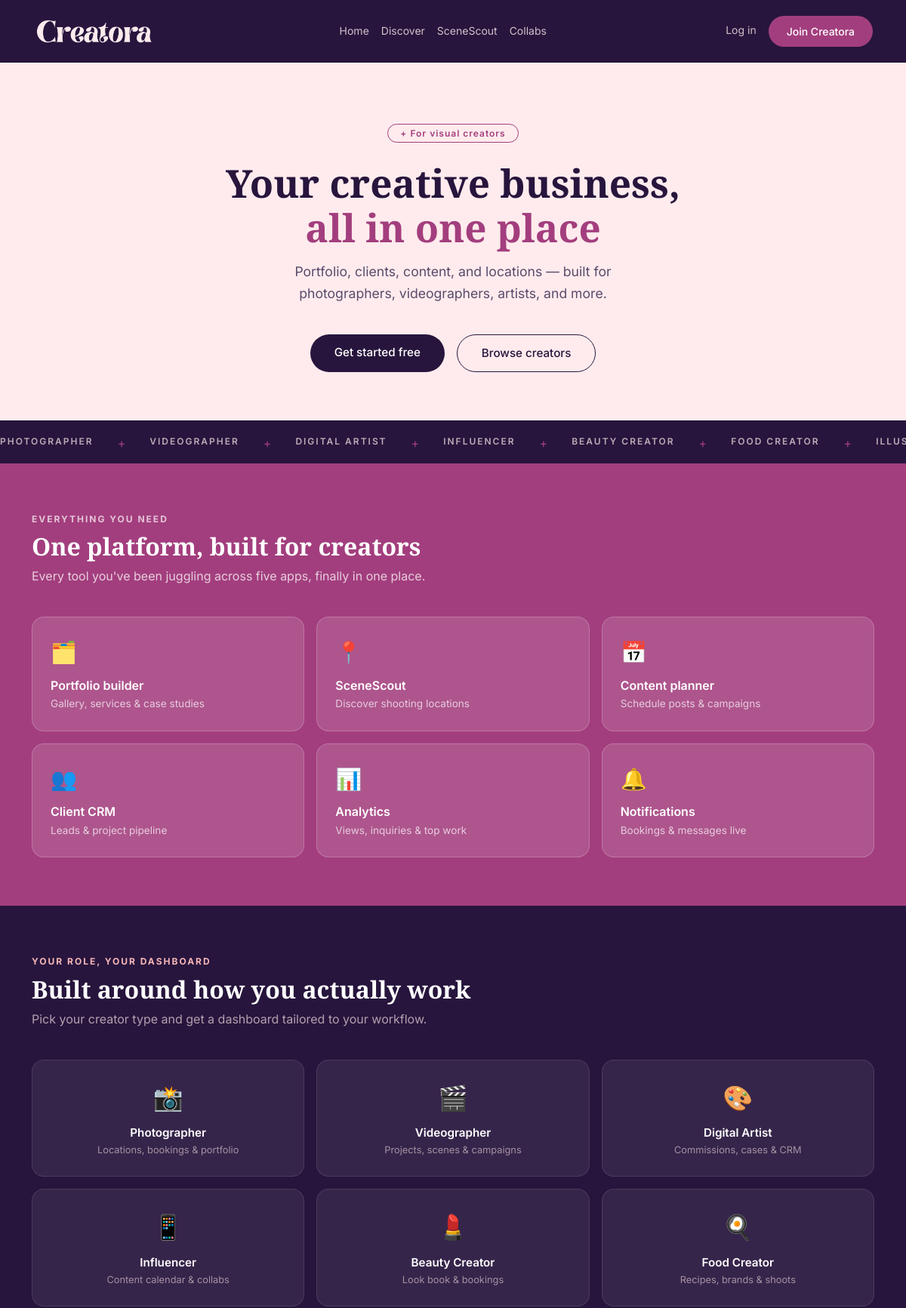
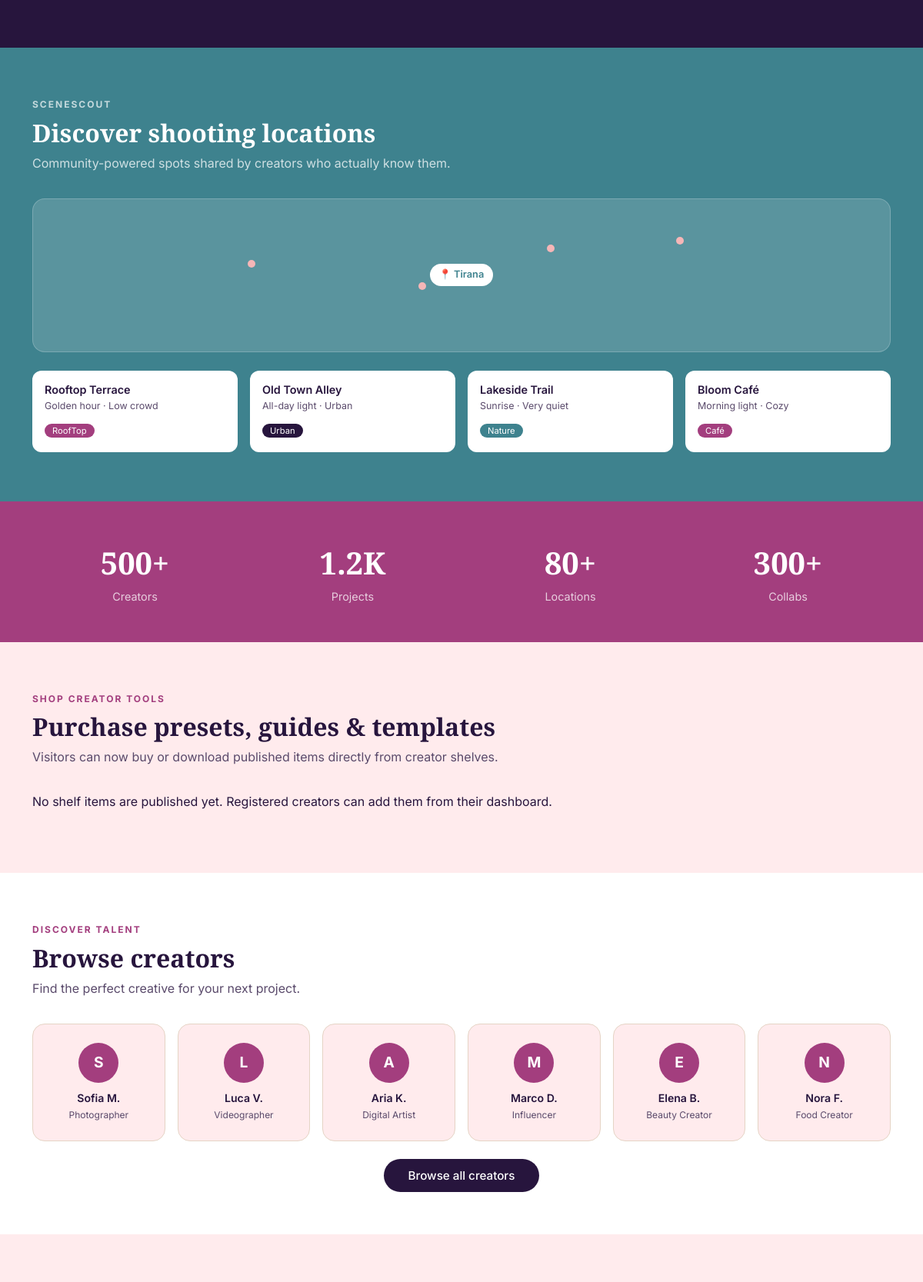
The page / (upper part) on the database its author committed (2 pictures, top to bottom).
### models.py (models this page shows, shortened)
class User(UserMixin, db.Model):
    __tablename__ = 'users'
    id           = db.Column(db.Integer, primary_key=True)
    username     = db.Column(db.String(50),  unique=True, nullable=False)
    email        = db.Column(db.String(120), unique=True, nullable=False)
    password     = db.Column(db.String(256), nullable=False)
    role         = db.Column(db.String(30),  nullable=False)  # one of CREATOR_ROLES
    display_name  = db.Column(db.String(100))
    bio           = db.Column(db.Text)
    location      = db.Column(db.String(100))
    avatar        = db.Column(db.String(255))   # filename in uploads/
    website       = db.Column(db.String(255))
    instagram     = db.Column(db.String(100))
    is_public     = db.Column(db.Boolean, default=True)
    security_question = db.Column(db.String(255))  # ← add
    security_answer = db.Column(db.String(255))  # ← add (stored hashed)
    created_at    = db.Column(db.DateTime, default=datetime.utcnow)
    portfolio_items = db.relationship('PortfolioItem',  backref='creator', lazy=True)
    inquiries_recv  = db.relationship('Inquiry',        backref='creator', lazy=True,
                                      foreign_keys='Inquiry.creator_id')
    content_posts   = db.relationship('ContentPost',    backref='creator', lazy=True)
    locations       = db.relationship('Location',       backref='creator', lazy=True)
    collaborations  = db.relationship('Collaboration',  backref='creator', lazy=True)
    shelf_items = db.relationship('ShelfItem', backref='creator', lazy=True)
    is_public = db.Column(db.Boolean, default=True)
    profile_views = db.Column(db.Integer, default=0)  # ← add this

### routes/public.py (the view)
@public_bp.route('/')
def index():
    featured = User.query.filter_by(is_public=True).limit(6).all()
    return render_template('public/index.html', featured=featured)

### templates/public/index.html (shortened to what this page needs)
{% extends 'base.html' %}
{% block content %}
<section style="background: var(--color-lavender-blush); padding: 5rem 1rem 4rem; text-align: center;">
  <div class="container">
    <span style="border: 1.5px solid var(--color-berry-blush); color: var(--color-berry-blush); font-size: 0.75rem; font-weight: 600; padding: 4px 16px; border-radius: 999px; letter-spacing: 1px;">+ For visual creators</span>
    <h1 class="hero-title" style="font-size: 3.2rem; color: var(--color-dark-amethyst); margin: 1.5rem 0 1rem; line-height: 1.15;">Your creative business,<br><span style="color: var(--color-berry-blush);">all in one place</span></h1>
    <p style="font-size: 1.1rem; color: var(--text-secondary); max-width: 500px; margin: 0 auto 2.5rem;">Portfolio, clients, content, and locations — built for photographers, videographers, artists, and more.</p>
    <div style="display: flex; gap: 1rem; justify-content: center; flex-wrap: wrap;">
      <a href="{{ url_for('auth.register') }}" style="background: var(--color-dark-amethyst); color: white; padding: 0.75rem 2rem; border-radius: 999px; font-weight: 500; font-size: 0.95rem; text-decoration: none;">Get started free</a>
      <a href="{{ url_for('public.directory') }}" style="background: transparent; color: var(--color-dark-amethyst); border: 1.5px solid var(--color-dark-amethyst); padding: 0.75rem 2rem; border-radius: 999px; font-weight: 500; font-size: 0.95rem; text-decoration: none;">Browse creators</a>
    </div>
  </div>
</section>
<div style="background: var(--color-dark-amethyst); padding: 0.85rem 0; overflow: hidden; white-space: nowrap;">
  <div style="display: inline-flex; gap: 2rem; animation: marquee 22s linear infinite;">
    {% for role in ['PHOTOGRAPHER','VIDEOGRAPHER','DIGITAL ARTIST','INFLUENCER','BEAUTY CREATOR','FOOD CREATOR','ILLUSTRATOR','ARCHITECT','PHOTOGRAPHER','VIDEOGRAPHER','DIGITAL ARTIST','INFLUENCER','BEAUTY CREATOR','FOOD CREATOR'] %}
      <span style="color: rgba(255,235,237,0.7); font-size: 0.75rem; font-weight: 600; letter-spacing: 2px;">{{ role }}</span>
      <span style="color: var(--color-berry-blush);">+</span>
    {% endfor %}
  </div>
</div>
<section style="background: var(--color-berry-blush); padding: 4rem 1rem;">
  <div class="container">
    <p style="color: rgba(255,255,255,0.7); font-size: 0.75rem; font-weight: 700; letter-spacing: 2px; text-transform: uppercase; margin-bottom: 0.5rem;">EVERYTHING YOU NEED</p>
    <h2 class="section-h2" style="color: white; font-size: 2rem; margin-bottom: 0.5rem;">One platform, built for creators</h2>
    <p style="color: rgba(255,255,255,0.75); margin-bottom: 2.5rem;">Every tool you've been juggling across five apps, finally in one place.</p>
    <div class="grid-3">
      {% for icon, title, desc in [
        ('🗂️','Portfolio builder','Gallery, services & case studies'),
        ('📍','SceneScout','Discover shooting locations'),
        ('📅','Content planner','Schedule posts & campaigns'),
        ('👥','Client CRM','Leads & project pipeline'),
        ('📊','Analytics','Views, inquiries & top work'),
        ('🔔','Notifications','Bookings & messages live'),
      ] %}
      <div style="background: rgba(255,255,255,0.12); border-radius: 16px; padding: 1.5rem; border: 1px solid rgba(255,255,255,0.2);">
        <div style="font-size: 1.75rem; margin-bottom: 0.75rem;">{{ icon }}</div>
        <h4 style="color: white; font-size: 1rem; margin-bottom: 0.25rem; font-family: var(--font-body); font-weight: 600;">{{ title }}</h4>
        <p style="color: rgba(255,255,255,0.7); font-size: 0.85rem; margin: 0;">{{ desc }}</p>
      </div>
      {% endfor %}
    </div>
  </div>
</section>
<section style="background: var(--color-dark-amethyst); padding: 4rem 1rem;">
  <div class="container">
    <p style="color: var(--color-powder-blush); font-size: 0.75rem; font-weight: 700; letter-spacing: 2px; text-transform: uppercase; margin-bottom: 0.5rem;">YOUR ROLE, YOUR DASHBOARD</p>
    <h2 class="section-h2" style="color: white; font-size: 2rem; margin-bottom: 0.5rem;">Built around how you actually work</h2>
    <p style="color: rgba(255,235,237,0.65); margin-bottom: 2.5rem;">Pick your creator type and get a dashboard tailored to your workflow.</p>
    <div class="grid-3">
      {% for icon, role, desc in [
        ('📸','Photographer','Locations, bookings & portfolio'),
        ('🎬','Videographer','Projects, scenes & campaigns'),
        ('🎨','Digital Artist','Commissions, cases & CRM'),
        ('📱','Influencer','Content calendar & collabs'),
        ('💄','Beauty Creator','Look book & bookings'),
        ('🍳','Food Creator','Recipes, brands & shoots'),
      ] %}
      <div style="background: rgba(255,255,255,0.07); border-radius: 16px; padding: 1.5rem; border: 1px solid rgba(255,255,255,0.1); text-align: center;">
        <div style="font-size: 2rem; margin-bottom: 0.75rem;">{{ icon }}</div>
        <h4 style="color: white; font-size: 0.95rem; margin-bottom: 0.25rem; font-family: var(--font-body); font-weight: 600;">{{ role }}</h4>
        <p style="color: rgba(255,235,237,0.55); font-size: 0.8rem; margin: 0;">{{ desc }}</p>
      </div>
      {% endfor %}
    </div>
  </div>
</section>
<section style="background: var(--color-pacific-cyan); padding: 4rem 1rem;">
  <div class="container">
    <p style="color: rgba(255,255,255,0.7); font-size: 0.75rem; font-weight: 700; letter-spacing: 2px; text-transform: uppercase; margin-bottom: 0.5rem;">SCENESCOUT</p>
    <h2 class="section-h2" style="color: white; font-size: 2rem; margin-bottom: 0.5rem;">Discover shooting locations</h2>
    <p style="color: rgba(255,255,255,0.75); margin-bottom: 2rem;">Community-powered spots shared by creators who actually know them.</p>
    <div style="background: rgba(255,255,255,0.15); border-radius: 16px; height: 200px; display: flex; align-items: center; justify-content: center; margin-bottom: 1.5rem; border: 1px solid rgba(255,255,255,0.2); position: relative; overflow: hidden;">
      <div style="position: absolute; top: 40%; left: 25%; width: 10px; height: 10px; background: var(--color-powder-blush); border-radius: 50%;"></div>
      <div style="position: absolute; top: 30%; left: 60%; width: 10px; height: 10px; background: var(--color-powder-blush); border-radius: 50%;"></div>
      <div style="position: absolute; top: 55%; left: 45%; width: 10px; height: 10px; background: var(--color-powder-blush); border-radius: 50%;"></div>
      <div style="position: absolute; top: 25%; left: 75%; width: 10px; height: 10px; background: var(--color-powder-blush); border-radius: 50%;"></div>
      <span style="background: white; color: var(--color-pacific-cyan); font-size: 0.8rem; font-weight: 600; padding: 4px 12px; border-radius: 999px;">📍 Tirana</span>
    </div>
    <div style="display: grid; grid-template-columns: repeat(auto-fit, minmax(180px, 1fr)); gap: 1rem;">
      {% for name, detail, tag, tag_color in [
        ('Rooftop Terrace','Golden hour · Low crowd','RoofTop','#A33E7E'),
        ('Old Town Alley','All-day light · Urban','Urban','#27153D'),
        ('Lakeside Trail','Sunrise · Very quiet','Nature','#3E828E'),
        ('Bloom Café','Morning light · Cozy','Café','#A33E7E'),
      ] %}
      <div style="background: white; border-radius: 12px; padding: 1rem;">
        <h5 style="font-size: 0.9rem; color: var(--color-dark-amethyst); margin-bottom: 0.2rem; font-family: var(--font-body); font-weight: 600;">{{ name }}</h5>
        <p style="font-size: 0.78rem; color: var(--text-secondary); margin-bottom: 0.5rem;">{{ detail }}</p>
        <span style="background: {{ tag_color }}; color: white; font-size: 0.7rem; padding: 2px 10px; border-radius: 999px;">{{ tag }}</span>
      </div>
      {% endfor %}
    </div>
  </div>
</section>
<section style="background: var(--color-berry-blush); padding: 3rem 1rem; text-align: center;">
  <div class="container">
    <div class="grid-4">
      {% for num, label in [('500+','Creators'),('1.2K','Projects'),('80+','Locations'),('300+','Collabs')] %}
      <div>
        <p style="font-size: 2.5rem; font-weight: 700; color: white; margin: 0; font-family: var(--font-heading);">{{ num }}</p>
        <p style="color: rgba(255,255,255,0.75); font-size: 0.9rem; margin: 0;">{{ label }}</p>
      </div>
      {% endfor %}
    </div>
  </div>
</section>
<section style="padding: 4rem 1rem; background: var(--color-lavender-blush);">
  <div class="container">
    <p style="color: var(--color-berry-blush); font-size: 0.75rem; font-weight: 700; letter-spacing: 2px; text-transform: uppercase; margin-bottom: 0.5rem;">SHOP CREATOR TOOLS</p>
    <h2 class="section-h2" style="font-size: 2rem; color: var(--color-dark-amethyst); margin-bottom: 0.5rem;">Purchase presets, guides & templates</h2>
    <p style="color: var(--text-secondary); margin-bottom: 2rem;">Visitors can now buy or download published items directly from creator shelves.</p>
    {% if shelf_items %}
    <div class="shelf-grid">
      {% for item in shelf_items %}
      <article class="shelf-card">
        <div class="shelf-card__cover">
          {% if item.cover_image %}
            <img src="{{ url_for('static', filename='images/uploads/' ~ item.cover_image) }}" alt="{{ item.title }}">
          {% else %}
            <div class="shelf-card__cover-placeholder"><span>{{ item.file_type | upper }}</span></div>
          {% endif %}
          <span class="shelf-card__badge shelf-card__badge--{{ 'free' if item.is_free else 'paid' }}">
            {{ 'Free' if item.is_free else item.currency ~ ' ' ~ '%.2f' | format(item.price) }}
          </span>
        </div>
        <div class="shelf-card__body">
          <span class="shelf-card__category">{{ item.category | replace('_',' ') | title }}</span>
          <h3 class="shelf-card__title">{{ item.title }}</h3>
          <p class="shelf-card__meta">by {{ item.creator.display_name or item.creator.username }}</p>
          <a href="{{ url_for('shelf_download', item_id=item.id) }}" class="btn btn-primary btn-full">
            {{ 'Download free' if item.is_free else 'Buy now' }}
          </a>
          <a href="{{ url_for('public.creator_shelf', username=item.creator.username) }}" class="shelf-card__creator-link">View creator shelf →</a>
        </div>
      </article>
      {% endfor %}
    </div>
    {% else %}
    <div class="empty-state">
      <p>No shelf items are published yet. Registered creators can add them from their dashboard.</p>
    </div>
    {% endif %}
  </div>
</section>
<section style="padding: 4rem 1rem; background: white;">
  <div class="container">
    <p style="color: var(--color-berry-blush); font-size: 0.75rem; font-weight: 700; letter-spacing: 2px; text-transform: uppercase; margin-bottom: 0.5rem;">DISCOVER TALENT</p>
    <h2 class="section-h2" style="font-size: 2rem; color: var(--color-dark-amethyst); margin-bottom: 0.5rem;">Browse creators</h2>
    <p style="color: var(--text-secondary); margin-bottom: 2rem;">Find the perfect creative for your next project.</p>
    <div style="display: grid; grid-template-columns: repeat(auto-fill, minmax(160px, 1fr)); gap: 1rem;">
      {% if featured %}
        {% for creator in featured %}
        <a href="{{ url_for('public.profile', username=creator.username) }}" style="text-decoration: none;">
          <div style="background: var(--color-lavender-blush); border-radius: 16px; padding: 1.5rem; text-align: center; border: 1px solid var(--border-default);">
            <div style="width: 52px; height: 52px; border-radius: 50%; background: var(--color-berry-blush); display: flex; align-items: center; justify-content: center; margin: 0 auto 0.75rem; font-size: 1.2rem; color: white; font-weight: 700;">
              {{ (creator.display_name or creator.username)[0] | upper }}
            </div>
            <h5 style="font-size: 0.88rem; color: var(--color-dark-amethyst); margin-bottom: 0.2rem; font-family: var(--font-body); font-weight: 600;">{{ creator.display_name or creator.username }}</h5>
            <p style="font-size: 0.75rem; color: var(--text-secondary); margin: 0;">{{ creator.role | replace('_',' ') | title }}</p>
          </div>
        </a>
        {% endfor %}
      {% endif %}
    </div>
    <div style="text-align: center; margin-top: 2rem;">
      <a href="{{ url_for('public.directory') }}" style="background: var(--color-dark-amethyst); color: white; padding: 0.75rem 2rem; border-radius: 999px; font-weight: 500; text-decoration: none; font-size: 0.95rem;">Browse all creators</a>
    </div>
  </div>
</section>
<section style="padding: 5rem 1rem; background: var(--color-lavender-blush); text-align: center;">
</section>
{% endblock %}

### rows shown on the page
User: display_name "S", display_name "Sofia M.", role "Photographer"
User: display_name "L", display_name "Luca V.", role "Videographer"
User: display_name "A", display_name "Aria K.", role "Digital Artist"
User: display_name "M", display_name "Marco D.", role "Influencer"
User: display_name "E", display_name "Elena B.", role "Beauty Creator"
User: display_name "N", display_name "Nora F.", role "Food Creator"

### other values the page prints
{{ role }} "PHOTOGRAPHER" "VIDEOGRAPHER" "DIGITAL ARTIST" "INFLUENCER" "BEAUTY CREATOR" "FOOD CREATOR"
{{ icon }} "🗂️" "📍" "📅" "👥" "📊" "🔔"
{{ title }} "Portfolio builder" "SceneScout" "Content planner" "Client CRM" "Analytics" "Notifications"
{{ desc }} "Gallery, services & case studies" "Discover shooting locations" "Schedule posts & campaigns" "Leads & project pipeline" "Views, inquiries & top work" "Bookings & messages live"
{{ icon }} "📸" "🎬" "🎨" "📱" "💄" "🍳"
{{ role }} "Photographer" "Videographer" "Digital Artist" "Influencer" "Beauty Creator" "Food Creator"
{{ desc }} "Locations, bookings & portfolio" "Projects, scenes & campaigns" "Commissions, cases & CRM" "Content calendar & collabs" "Look book & bookings" "Recipes, brands & shoots"
{{ name }} "Rooftop Terrace" "Old Town Alley" "Lakeside Trail" "Bloom Café"
{{ detail }} "Golden hour · Low crowd" "All-day light · Urban" "Sunrise · Very quiet" "Morning light · Cozy"
{{ tag }} "RoofTop" "Urban" "Nature" "Café"
{{ num }} "500+" "1.2K" "80+" "300+"
{{ label }} "Creators" "Projects" "Locations" "Collabs"
